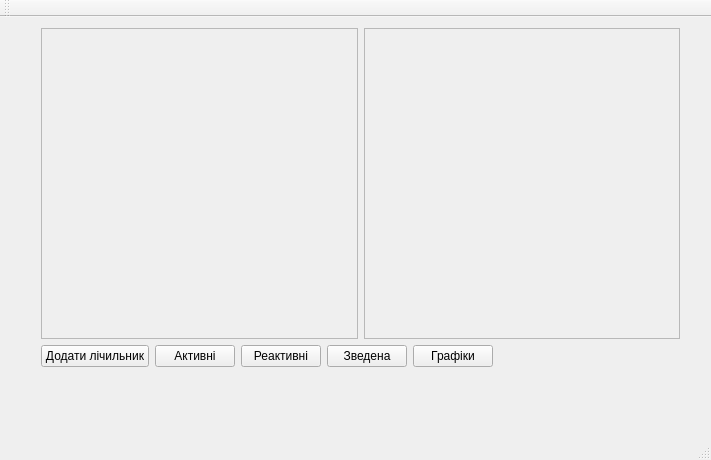
<?xml version="1.0" encoding="UTF-8"?>
<ui version="4.0">
 <class>MainWindow</class>
 <widget class="QMainWindow" name="MainWindow">
  <property name="geometry">
   <rect>
    <x>0</x>
    <y>0</y>
    <width>711</width>
    <height>460</height>
   </rect>
  </property>
  <property name="windowTitle">
   <string>MainWindow</string>
  </property>
  <widget class="QWidget" name="centralWidget">
   <widget class="QWidget" name="layoutWidget">
    <property name="geometry">
     <rect>
      <x>30</x>
      <y>0</y>
      <width>661</width>
      <height>361</height>
     </rect>
    </property>
    <layout class="QVBoxLayout" name="verticalLayout">
     <item>
      <layout class="QHBoxLayout" name="horizontalLayout">
       <item>
        <widget class="QScrollArea" name="activeMeterScrollArea">
         <property name="widgetResizable">
          <bool>true</bool>
         </property>
         <widget class="QWidget" name="scrollAreaWidgetContents">
          <property name="geometry">
           <rect>
            <x>0</x>
            <y>0</y>
            <width>324</width>
            <height>320</height>
           </rect>
          </property>
         </widget>
        </widget>
       </item>
       <item>
        <widget class="QScrollArea" name="reactiveMeterScrollArea">
         <property name="widgetResizable">
          <bool>true</bool>
         </property>
         <widget class="QWidget" name="scrollAreaWidgetContents_2">
          <property name="geometry">
           <rect>
            <x>0</x>
            <y>0</y>
            <width>323</width>
            <height>320</height>
           </rect>
          </property>
         </widget>
        </widget>
       </item>
      </layout>
     </item>
     <item>
      <layout class="QHBoxLayout" name="horizontalLayout_2">
       <item>
        <widget class="QPushButton" name="addMeterButton">
         <property name="text">
          <string>Додати лічильник</string>
         </property>
        </widget>
       </item>
       <item>
        <layout class="QHBoxLayout" name="horizontalLayout_3">
         <item>
          <widget class="QPushButton" name="activeTableButton">
           <property name="text">
            <string>Активні</string>
           </property>
          </widget>
         </item>
         <item>
          <widget class="QPushButton" name="reactiveTableButton">
           <property name="text">
            <string>Реактивні</string>
           </property>
          </widget>
         </item>
         <item>
          <widget class="QPushButton" name="cumulativeTableButton">
           <property name="text">
            <string>Зведена</string>
           </property>
          </widget>
         </item>
        </layout>
       </item>
       <item>
        <widget class="QPushButton" name="graphButton">
         <property name="text">
          <string>Графіки</string>
         </property>
        </widget>
       </item>
       <item>
        <spacer name="horizontalSpacer">
         <property name="orientation">
          <enum>Qt::Horizontal</enum>
         </property>
         <property name="sizeHint" stdset="0">
          <size>
           <width>40</width>
           <height>20</height>
          </size>
         </property>
        </spacer>
       </item>
      </layout>
     </item>
    </layout>
   </widget>
  </widget>
  <widget class="QMenuBar" name="menuBar">
   <property name="geometry">
    <rect>
     <x>0</x>
     <y>0</y>
     <width>711</width>
     <height>22</height>
    </rect>
   </property>
  </widget>
  <widget class="QToolBar" name="mainToolBar">
   <attribute name="toolBarArea">
    <enum>TopToolBarArea</enum>
   </attribute>
   <attribute name="toolBarBreak">
    <bool>false</bool>
   </attribute>
  </widget>
  <widget class="QStatusBar" name="statusBar"/>
 </widget>
 <layoutdefault spacing="6" margin="11"/>
 <resources/>
 <connections/>
</ui>
